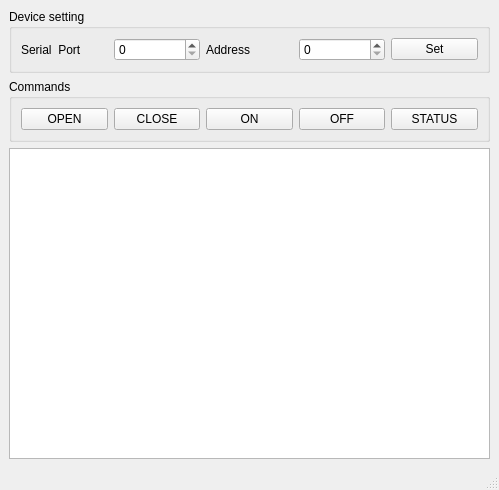
<?xml version="1.0" encoding="UTF-8"?>
<ui version="4.0">
 <class>GenesysWindow</class>
 <widget class="QMainWindow" name="GenesysWindow">
  <property name="geometry">
   <rect>
    <x>0</x>
    <y>0</y>
    <width>499</width>
    <height>490</height>
   </rect>
  </property>
  <property name="windowTitle">
   <string>Genesys LV Control</string>
  </property>
  <widget class="QWidget" name="centralwidget">
   <layout class="QVBoxLayout" name="verticalLayout">
    <item>
     <widget class="QGroupBox" name="groupBox">
      <property name="title">
       <string>Device setting</string>
      </property>
      <layout class="QHBoxLayout" name="horizontalLayout">
       <item>
        <widget class="QLabel" name="label">
         <property name="text">
          <string>Serial  Port</string>
         </property>
        </widget>
       </item>
       <item>
        <widget class="QSpinBox" name="sbDEVICE"/>
       </item>
       <item>
        <widget class="QLabel" name="label_2">
         <property name="text">
          <string>Address</string>
         </property>
        </widget>
       </item>
       <item>
        <widget class="QSpinBox" name="sbADDRESS"/>
       </item>
       <item>
        <widget class="QPushButton" name="pbDEVICE">
         <property name="text">
          <string>Set</string>
         </property>
        </widget>
       </item>
      </layout>
     </widget>
    </item>
    <item>
     <widget class="QGroupBox" name="groupBox_2">
      <property name="title">
       <string>Commands</string>
      </property>
      <layout class="QHBoxLayout" name="horizontalLayout_2">
       <item>
        <widget class="QPushButton" name="pbOPEN">
         <property name="text">
          <string>OPEN</string>
         </property>
        </widget>
       </item>
       <item>
        <widget class="QPushButton" name="pbCLOSE">
         <property name="text">
          <string>CLOSE</string>
         </property>
        </widget>
       </item>
       <item>
        <widget class="QPushButton" name="pbON">
         <property name="text">
          <string>ON</string>
         </property>
        </widget>
       </item>
       <item>
        <widget class="QPushButton" name="pbOFF">
         <property name="text">
          <string>OFF</string>
         </property>
        </widget>
       </item>
       <item>
        <widget class="QPushButton" name="pbSTATUS">
         <property name="text">
          <string>STATUS</string>
         </property>
        </widget>
       </item>
      </layout>
     </widget>
    </item>
    <item>
     <widget class="QTextBrowser" name="tbSTATUS"/>
    </item>
   </layout>
  </widget>
  <widget class="QStatusBar" name="statusbar"/>
 </widget>
 <resources/>
 <connections/>
</ui>
